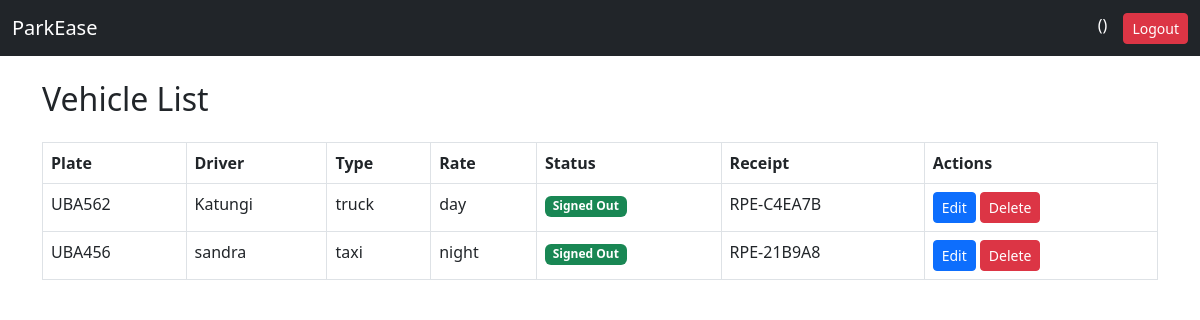
Before: /parking/ with the older database file.
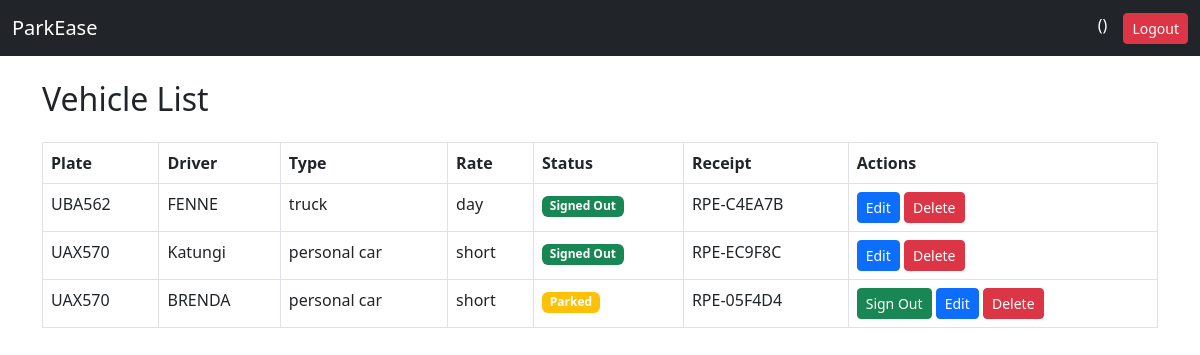
After: the same page with the newer database file.
### parking/models.py (models this page shows, shortened)
class VehicleRegistration(models.Model):
    RATE_TYPES = [('day','Day'), ('night','night'), ('short', 'Short')]
    STATUS_CHOICES =[('parked', 'Parked'), ('signed_out', 'Signed_Out')]
    type =models.ForeignKey(VehicleCategory, max_length=10, on_delete= models.CASCADE)
    driver_name = models.CharField(max_length=25, blank = True, null=True)
    number_plate =models.CharField(max_length=6, blank = True, null=True)
    model= models.CharField(max_length=25, blank = False, null=False)
    color=models.CharField(max_length=25, blank = True, null=True)
    phone_number=models.CharField(max_length=12, blank = False, null=False )
    nin=models.CharField(max_length=14, blank = False, null=False)
    arrival_time = models.DateTimeField(auto_now_add=True)
    receipt_number =models.CharField(max_length=20, unique=True, editable=False)
    rate = models.CharField(max_length=20, choices=RATE_TYPES, blank = True, null=True)
    status = models.CharField(max_length=20, choices=STATUS_CHOICES, blank = False, null=False)
    departure_time = models.DateTimeField(blank=True,null=True)

class VehicleCategory(models.Model):
    VEHICLE_TYPE =[ ('truck', 'Truck'), ('personal car', 'Personal Car'),('taxi', 'Taxi'),('coaster','Coaster'),('boda', 'boda boda')]
    vehicle_type =models.CharField(max_length=50, choices=VEHICLE_TYPE)
    day_rate = models.IntegerField()
    night_rate= models.IntegerField()
    short = models.IntegerField()

### parking/views.py (the view)
# urls.py: path('', views.vehicle_list, name='vehicle_list'),
def vehicle_list(request):
    vehicles = VehicleRegistration.objects.all()
    return render(request, 'vehicle_list.html', {'vehicles': vehicles})

### parking/templates/vehicle_list.html
{% extends 'base.html' %}
{% block content %}
<h2 class="mb-4">Vehicle List</h2>
<table class="table table-bordered">
    <thead>
        <tr>
            <th>Plate</th>
            <th>Driver</th>
            <th>Type</th>
            <th>Rate</th>
            <th>Status</th>
            <th>Receipt</th>
            <th>Actions</th>
        </tr>
    </thead>
    <tbody>
        {% for v in vehicles %}
        <tr>
            <td>{{ v.number_plate }}</td>
            <td>{{ v.driver_name }}</td>
            <td>{{ v.type.vehicle_type }}</td>
            <td>{{ v.rate }}</td>
            <td>
                {% if v.status == 'parked' %}
                    <span class="badge bg-warning">Parked</span>
                {% else %}
                    <span class="badge bg-success">Signed Out</span>
                {% endif %}
            </td>
            <td>{{ v.receipt_number }}</td>
            <td>
                {% if v.status == 'parked' %}
                    <a href="{% url 'parking:signout_vehicle' v.pk %}" class="btn btn-sm btn-success">
                        Sign Out
                    </a>
                {% endif %}
                <a href="{% url 'parking:update_vehicle' v.pk %}" class="btn btn-sm btn-primary">
                    Edit
                </a>
                <a href="{% url 'parking:delete_vehicle' v.pk %}" class="btn btn-sm btn-danger">
                    Delete
                </a>
            </td>
        </tr>
        {% endfor %}
    </tbody>
</table>
{% endblock %}

Changed rows visible on the page:
removed VehicleRegistration: number_plate "UBA456", driver_name "sandra", type.vehicle_type "taxi", rate "night", status "Signed Out", receipt_number "RPE-21B9A8"
changed VehicleRegistration "UBA562": driver_name "Katungi" → "FENNE"
added VehicleRegistration: number_plate "UAX570", driver_name "Katungi", type.vehicle_type "personal car", rate "short", status "Signed Out", receipt_number "RPE-EC9F8C"
added VehicleRegistration: number_plate "UAX570", driver_name "BRENDA", type.vehicle_type "personal car", rate "short", status "Parked", receipt_number "RPE-05F4D4"
